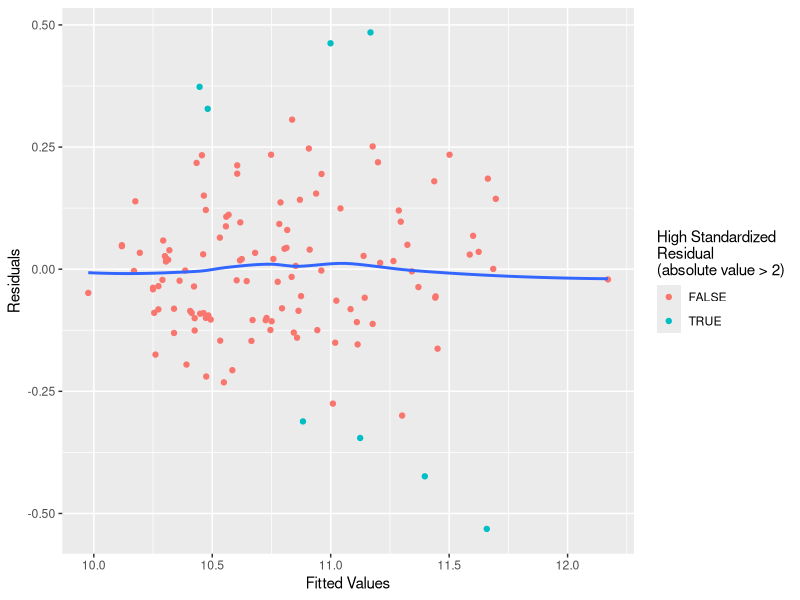
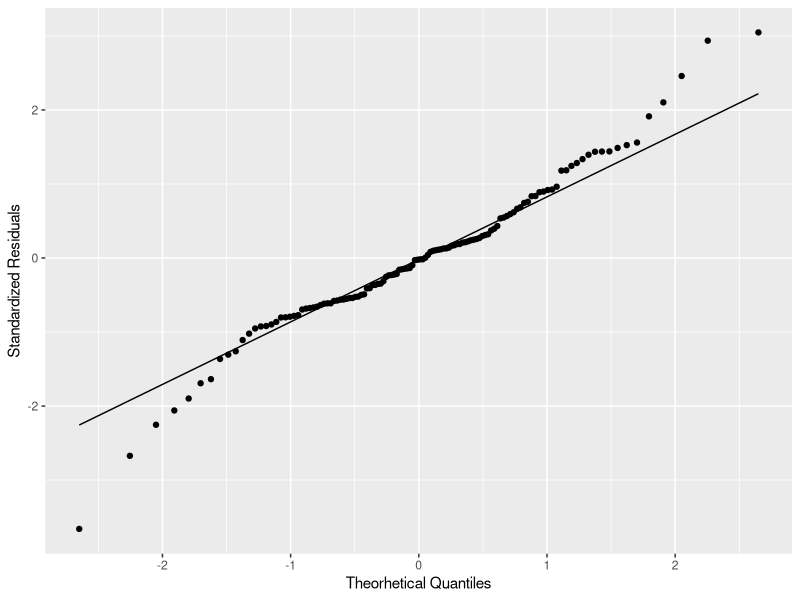

Reproduce these figures in R, in order.
## ---- chunk 1
knitr::opts_chunk$set(echo = FALSE)
## ---- chunk 2
library(ggplot2)
library(knitr)
library(magrittr)
library(tidyr)

full_data <-  read.csv("Dataset/cleaned_data.csv")
data <- full_data %>%
  drop_na
final_model <- (
    log(PriceinUK) ~
      log(Subtitle) +
      poly(Acceleration, 2, raw = T) + 
      poly(TopSpeed, 2, raw = T) +
      log(Efficiency) +
      factor(NumberofSeats)
) %>%
  lm(data)
## ---- chunk 3
coefficient_tab <- final_model %>%
  summary %$%
  coefficients

coefficient_tab[1:4, ] %>%
  kable
## ---- chunk 4
coefficient_tab <- final_model %>%
  summary %$%
  coefficients

coefficient_tab[5:9, ] %>%
  kable
## ---- chunk 5
std_residuals <- final_model %>%
  rstandard

ggplot(
  mapping = aes(
    x = final_model$fitted.values,
    y = final_model$residuals,
  )
) +
  geom_point(aes(color = std_residuals %>% abs > 2)) +
  geom_smooth(se = F) +
  labs(
    x = "Fitted Values",
    y = "Residuals",
    color = "High Standardized\nResidual\n(absolute value > 2)"
  )
## ---- chunk 6
ggplot(mapping = aes(sample = std_residuals)) +
  geom_qq() +
  geom_qq_line() +
  labs(
    x = "Theorhetical Quantiles",
    y = "Standardized Residuals"
  )
## ---- chunk 7
found_ind <- c(5, 7, 9, 12, 18, 22, 28, 29, 35, 36, 42, 44)
found_prices <- c(22585, 35050, 28950, 34995, 48335, 49105, 72175, 73785, 51510, 53010, 54990, 48280)
full_data[found_ind, "PriceinUK"] <- found_prices
test_data <- full_data[found_ind, ]
